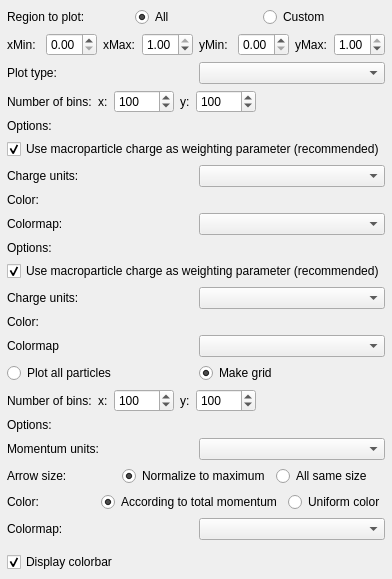
     <widget class="QWidget" name="axisPlot_tab">
      <attribute name="title">
       <string>Plot settings</string>
      </attribute>
      <layout class="QVBoxLayout" name="verticalLayout_14">
       <property name="leftMargin">
        <number>7</number>
       </property>
       <property name="topMargin">
        <number>7</number>
       </property>
       <property name="rightMargin">
        <number>7</number>
       </property>
       <property name="bottomMargin">
        <number>7</number>
       </property>
       <item>
        <layout class="QVBoxLayout" name="verticalLayout_27">
         <item>
          <layout class="QHBoxLayout" name="horizontalLayout_45">
           <item>
            <widget class="QLabel" name="label_56">
             <property name="text">
              <string>Region to plot:</string>
             </property>
            </widget>
           </item>
           <item>
            <widget class="QRadioButton" name="regionToPlot_radioButton_1">
             <property name="text">
              <string>All</string>
             </property>
             <property name="checked">
              <bool>true</bool>
             </property>
            </widget>
           </item>
           <item>
            <widget class="QRadioButton" name="regionToPlot_radioButton_2">
             <property name="text">
              <string>Custom</string>
             </property>
            </widget>
           </item>
          </layout>
         </item>
         <item>
          <layout class="QHBoxLayout" name="horizontalLayout_46">
           <item>
            <widget class="QLabel" name="label_57">
             <property name="text">
              <string>xMin:</string>
             </property>
            </widget>
           </item>
           <item>
            <widget class="QDoubleSpinBox" name="xMinPlot_spinbox">
             <property name="maximum">
              <double>1.000000000000000</double>
             </property>
             <property name="singleStep">
              <double>0.050000000000000</double>
             </property>
            </widget>
           </item>
           <item>
            <widget class="QLabel" name="label_59">
             <property name="text">
              <string>xMax:</string>
             </property>
            </widget>
           </item>
           <item>
            <widget class="QDoubleSpinBox" name="xMaxPlot_spinbox">
             <property name="maximum">
              <double>1.000000000000000</double>
             </property>
             <property name="singleStep">
              <double>0.050000000000000</double>
             </property>
             <property name="value">
              <double>1.000000000000000</double>
             </property>
            </widget>
           </item>
           <item>
            <widget class="QLabel" name="label_58">
             <property name="text">
              <string>yMin:</string>
             </property>
            </widget>
           </item>
           <item>
            <widget class="QDoubleSpinBox" name="yMinPlot_spinbox">
             <property name="maximum">
              <double>1.000000000000000</double>
             </property>
             <property name="singleStep">
              <double>0.050000000000000</double>
             </property>
            </widget>
           </item>
           <item>
            <widget class="QLabel" name="label_60">
             <property name="text">
              <string>yMax:</string>
             </property>
            </widget>
           </item>
           <item>
            <widget class="QDoubleSpinBox" name="yMaxPlot_spinbox">
             <property name="maximum">
              <double>1.000000000000000</double>
             </property>
             <property name="singleStep">
              <double>0.050000000000000</double>
             </property>
             <property name="value">
              <double>1.000000000000000</double>
             </property>
            </widget>
           </item>
          </layout>
         </item>
        </layout>
       </item>
       <item>
        <layout class="QHBoxLayout" name="horizontalLayout_22">
         <item>
          <widget class="QLabel" name="label_3">
           <property name="text">
            <string>Plot type:</string>
           </property>
          </widget>
         </item>
         <item>
          <widget class="QComboBox" name="axisPlotType_comboBox"/>
         </item>
        </layout>
       </item>
       <item>
        <widget class="QWidget" name="histogramSettings_widget" native="true">
         <layout class="QVBoxLayout" name="verticalLayout_20">
          <property name="leftMargin">
           <number>0</number>
          </property>
          <property name="topMargin">
           <number>0</number>
          </property>
          <property name="rightMargin">
           <number>0</number>
          </property>
          <property name="bottomMargin">
           <number>0</number>
          </property>
          <item>
           <layout class="QHBoxLayout" name="horizontalLayout_27">
            <item>
             <widget class="QLabel" name="label_29">
              <property name="text">
               <string>Number of bins:</string>
              </property>
             </widget>
            </item>
            <item>
             <widget class="QLabel" name="label_31">
              <property name="text">
               <string>x:</string>
              </property>
             </widget>
            </item>
            <item>
             <widget class="QSpinBox" name="histogramXBins_spinBox">
              <property name="minimumSize">
               <size>
                <width>60</width>
                <height>0</height>
               </size>
              </property>
              <property name="wrapping">
               <bool>false</bool>
              </property>
              <property name="frame">
               <bool>true</bool>
              </property>
              <property name="suffix">
               <string/>
              </property>
              <property name="maximum">
               <number>1000</number>
              </property>
              <property name="value">
               <number>100</number>
              </property>
             </widget>
            </item>
            <item>
             <widget class="QLabel" name="label_30">
              <property name="text">
               <string>y:</string>
              </property>
             </widget>
            </item>
            <item>
             <widget class="QSpinBox" name="histogramYBins_spinBox">
              <property name="minimumSize">
               <size>
                <width>60</width>
                <height>0</height>
               </size>
              </property>
              <property name="maximum">
               <number>1000</number>
              </property>
              <property name="value">
               <number>100</number>
              </property>
             </widget>
            </item>
            <item>
             <spacer name="horizontalSpacer_2">
              <property name="orientation">
               <enum>Qt::Horizontal</enum>
              </property>
              <property name="sizeHint" stdset="0">
               <size>
                <width>40</width>
                <height>20</height>
               </size>
              </property>
             </spacer>
            </item>
           </layout>
          </item>
          <item>
           <layout class="QVBoxLayout" name="verticalLayout_15">
            <item>
             <widget class="QLabel" name="label_26">
              <property name="text">
               <string>Options:</string>
              </property>
             </widget>
            </item>
            <item>
             <layout class="QHBoxLayout" name="horizontalLayout_24">
              <item>
               <widget class="QCheckBox" name="histogramChargeWeight_checkBox">
                <property name="text">
                 <string>Use macroparticle charge as weighting parameter (recommended)</string>
                </property>
                <property name="checked">
                 <bool>true</bool>
                </property>
               </widget>
              </item>
             </layout>
            </item>
            <item>
             <layout class="QHBoxLayout" name="horizontalLayout_25">
              <item>
               <widget class="QLabel" name="label_27">
                <property name="text">
                 <string>Charge units:</string>
                </property>
               </widget>
              </item>
              <item>
               <widget class="QComboBox" name="histogramChargeUnits_comboBox"/>
              </item>
             </layout>
            </item>
           </layout>
          </item>
          <item>
           <layout class="QVBoxLayout" name="verticalLayout_16">
            <item>
             <widget class="QLabel" name="label_28">
              <property name="text">
               <string>Color:</string>
              </property>
             </widget>
            </item>
            <item>
             <layout class="QHBoxLayout" name="horizontalLayout_23">
              <item>
               <widget class="QLabel" name="label_7">
                <property name="text">
                 <string>Colormap:</string>
                </property>
               </widget>
              </item>
              <item>
               <widget class="QComboBox" name="histogramColorMap_comboBox"/>
              </item>
             </layout>
            </item>
           </layout>
          </item>
         </layout>
        </widget>
       </item>
       <item>
        <widget class="QWidget" name="scatterSettings_widget" native="true">
         <layout class="QVBoxLayout" name="verticalLayout_21">
          <property name="leftMargin">
           <number>0</number>
          </property>
          <property name="topMargin">
           <number>0</number>
          </property>
          <property name="rightMargin">
           <number>0</number>
          </property>
          <property name="bottomMargin">
           <number>0</number>
          </property>
          <item>
           <layout class="QVBoxLayout" name="verticalLayout_22">
            <item>
             <widget class="QLabel" name="label_39">
              <property name="text">
               <string>Options:</string>
              </property>
             </widget>
            </item>
            <item>
             <layout class="QHBoxLayout" name="horizontalLayout_33">
              <item>
               <widget class="QCheckBox" name="scatterChargeWeight_checkBox">
                <property name="text">
                 <string>Use macroparticle charge as weighting parameter (recommended)</string>
                </property>
                <property name="checked">
                 <bool>true</bool>
                </property>
               </widget>
              </item>
             </layout>
            </item>
            <item>
             <layout class="QHBoxLayout" name="horizontalLayout_34">
              <item>
               <widget class="QLabel" name="label_40">
                <property name="text">
                 <string>Charge units:</string>
                </property>
               </widget>
              </item>
              <item>
               <widget class="QComboBox" name="scatterChargeUnits_comboBox"/>
              </item>
             </layout>
            </item>
           </layout>
          </item>
          <item>
           <layout class="QVBoxLayout" name="verticalLayout_23">
            <item>
             <widget class="QLabel" name="label_41">
              <property name="text">
               <string>Color:</string>
              </property>
             </widget>
            </item>
            <item>
             <layout class="QHBoxLayout" name="horizontalLayout_26">
              <item>
               <widget class="QLabel" name="label_36">
                <property name="text">
                 <string>Colormap</string>
                </property>
               </widget>
              </item>
              <item>
               <widget class="QComboBox" name="scatterColorMap_comboBox"/>
              </item>
             </layout>
            </item>
           </layout>
          </item>
         </layout>
        </widget>
       </item>
       <item>
        <widget class="QWidget" name="arrowsSettings_widget" native="true">
         <layout class="QVBoxLayout" name="verticalLayout_24">
          <property name="leftMargin">
           <number>0</number>
          </property>
          <property name="topMargin">
           <number>0</number>
          </property>
          <property name="rightMargin">
           <number>0</number>
          </property>
          <property name="bottomMargin">
           <number>0</number>
          </property>
          <item>
           <widget class="QWidget" name="widget_3" native="true">
            <layout class="QVBoxLayout" name="verticalLayout_29">
             <property name="leftMargin">
              <number>0</number>
             </property>
             <property name="topMargin">
              <number>0</number>
             </property>
             <property name="rightMargin">
              <number>0</number>
             </property>
             <property name="bottomMargin">
              <number>0</number>
             </property>
             <item>
              <layout class="QHBoxLayout" name="horizontalLayout_48">
               <item>
                <widget class="QRadioButton" name="arrowPlotAll_radioButton">
                 <property name="text">
                  <string>Plot all particles</string>
                 </property>
                </widget>
               </item>
               <item>
                <widget class="QRadioButton" name="arrowMakeGrid_radioButton">
                 <property name="text">
                  <string>Make grid</string>
                 </property>
                 <property name="checked">
                  <bool>true</bool>
                 </property>
                </widget>
               </item>
              </layout>
             </item>
            </layout>
           </widget>
          </item>
          <item>
           <layout class="QHBoxLayout" name="horizontalLayout_37">
            <item>
             <widget class="QLabel" name="label_43">
              <property name="text">
               <string>Number of bins:</string>
              </property>
             </widget>
            </item>
            <item>
             <widget class="QLabel" name="label_44">
              <property name="text">
               <string>x:</string>
              </property>
             </widget>
            </item>
            <item>
             <widget class="QSpinBox" name="arrowXBins_spinBox">
              <property name="minimumSize">
               <size>
                <width>60</width>
                <height>0</height>
               </size>
              </property>
              <property name="wrapping">
               <bool>false</bool>
              </property>
              <property name="frame">
               <bool>true</bool>
              </property>
              <property name="suffix">
               <string/>
              </property>
              <property name="maximum">
               <number>1000</number>
              </property>
              <property name="value">
               <number>100</number>
              </property>
             </widget>
            </item>
            <item>
             <widget class="QLabel" name="label_45">
              <property name="text">
               <string>y:</string>
              </property>
             </widget>
            </item>
            <item>
             <widget class="QSpinBox" name="arrowYBins_spinBox">
              <property name="minimumSize">
               <size>
                <width>60</width>
                <height>0</height>
               </size>
              </property>
              <property name="maximum">
               <number>1000</number>
              </property>
              <property name="value">
               <number>100</number>
              </property>
             </widget>
            </item>
            <item>
             <spacer name="horizontalSpacer_6">
              <property name="orientation">
               <enum>Qt::Horizontal</enum>
              </property>
              <property name="sizeHint" stdset="0">
               <size>
                <width>40</width>
                <height>20</height>
               </size>
              </property>
             </spacer>
            </item>
           </layout>
          </item>
          <item>
           <layout class="QVBoxLayout" name="verticalLayout_25">
            <item>
             <widget class="QLabel" name="label_46">
              <property name="text">
               <string>Options:</string>
              </property>
             </widget>
            </item>
            <item>
             <layout class="QHBoxLayout" name="horizontalLayout_39">
              <item>
               <widget class="QLabel" name="label_47">
                <property name="text">
                 <string>Momentum units:</string>
                </property>
               </widget>
              </item>
              <item>
               <widget class="QComboBox" name="arrowMomentumUnits_comboBox"/>
              </item>
             </layout>
            </item>
           </layout>
          </item>
          <item>
           <widget class="QWidget" name="widget_2" native="true">
            <layout class="QVBoxLayout" name="verticalLayout_28">
             <property name="leftMargin">
              <number>0</number>
             </property>
             <property name="topMargin">
              <number>0</number>
             </property>
             <property name="rightMargin">
              <number>0</number>
             </property>
             <property name="bottomMargin">
              <number>0</number>
             </property>
             <item>
              <layout class="QHBoxLayout" name="horizontalLayout_38">
               <item>
                <widget class="QLabel" name="label_55">
                 <property name="text">
                  <string>Arrow size:</string>
                 </property>
                </widget>
               </item>
               <item>
                <widget class="QRadioButton" name="arrowSize_radioButton_1">
                 <property name="text">
                  <string>Normalize to maximum</string>
                 </property>
                 <property name="checked">
                  <bool>true</bool>
                 </property>
                </widget>
               </item>
               <item>
                <widget class="QRadioButton" name="arrowSize_radioButton_2">
                 <property name="text">
                  <string>All same size</string>
                 </property>
                </widget>
               </item>
              </layout>
             </item>
            </layout>
           </widget>
          </item>
          <item>
           <layout class="QHBoxLayout" name="horizontalLayout_47">
            <item>
             <widget class="QLabel" name="label_48">
              <property name="text">
               <string>Color:</string>
              </property>
             </widget>
            </item>
            <item>
             <widget class="QRadioButton" name="arrowColor_radioButton_1">
              <property name="text">
               <string>According to total momentum</string>
              </property>
              <property name="checked">
               <bool>true</bool>
              </property>
             </widget>
            </item>
            <item>
             <widget class="QRadioButton" name="arrowColor_radioButton_2">
              <property name="text">
               <string>Uniform color</string>
              </property>
             </widget>
            </item>
           </layout>
          </item>
          <item>
           <layout class="QHBoxLayout" name="horizontalLayout_40">
            <item>
             <widget class="QLabel" name="label_49">
              <property name="text">
               <string>Colormap:</string>
              </property>
             </widget>
            </item>
            <item>
             <widget class="QComboBox" name="arrowColorMap_comboBox"/>
            </item>
           </layout>
          </item>
          <item>
           <widget class="QWidget" name="widget" native="true">
            <layout class="QVBoxLayout" name="verticalLayout_19">
             <property name="leftMargin">
              <number>0</number>
             </property>
             <property name="topMargin">
              <number>0</number>
             </property>
             <property name="rightMargin">
              <number>0</number>
             </property>
             <property name="bottomMargin">
              <number>0</number>
             </property>
            </layout>
           </widget>
          </item>
         </layout>
        </widget>
       </item>
       <item>
        <widget class="QCheckBox" name="displayColorbar_checkBox">
         <property name="text">
          <string>Display colorbar</string>
         </property>
         <property name="checked">
          <bool>true</bool>
         </property>
        </widget>
       </item>
      </layout>
      <zorder>scatterSettings_widget</zorder>
      <zorder></zorder>
      <zorder>histogramSettings_widget</zorder>
      <zorder>arrowsSettings_widget</zorder>
      <zorder>displayColorbar_checkBox</zorder>
      <zorder></zorder>
     </widget>
